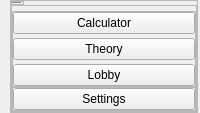
     <widget class="QWidget" name="LeftMenu" native="true">
      <property name="enabled">
       <bool>true</bool>
      </property>
      <property name="sizePolicy">
       <sizepolicy hsizetype="Fixed" vsizetype="Preferred">
        <horstretch>0</horstretch>
        <verstretch>0</verstretch>
       </sizepolicy>
      </property>
      <property name="maximumSize">
       <size>
        <width>201</width>
        <height>1000</height>
       </size>
      </property>
      <property name="styleSheet">
       <string notr="true"/>
      </property>
      <layout class="QVBoxLayout" name="verticalLayout_5">
       <property name="spacing">
        <number>0</number>
       </property>
       <property name="leftMargin">
        <number>10</number>
       </property>
       <property name="topMargin">
        <number>0</number>
       </property>
       <property name="rightMargin">
        <number>2</number>
       </property>
       <property name="bottomMargin">
        <number>0</number>
       </property>
       <item>
        <widget class="QFrame" name="frame">
         <property name="frameShape">
          <enum>QFrame::StyledPanel</enum>
         </property>
         <property name="frameShadow">
          <enum>QFrame::Raised</enum>
         </property>
         <layout class="QVBoxLayout" name="verticalLayout_6">
          <property name="spacing">
           <number>0</number>
          </property>
          <property name="leftMargin">
           <number>0</number>
          </property>
          <property name="topMargin">
           <number>0</number>
          </property>
          <property name="rightMargin">
           <number>0</number>
          </property>
          <property name="bottomMargin">
           <number>0</number>
          </property>
          <item alignment="Qt::AlignLeft|Qt::AlignTop">
           <widget class="QFrame" name="frame_2">
            <property name="frameShape">
             <enum>QFrame::StyledPanel</enum>
            </property>
            <property name="frameShadow">
             <enum>QFrame::Raised</enum>
            </property>
            <layout class="QHBoxLayout" name="horizontalLayout_3">
             <property name="spacing">
              <number>0</number>
             </property>
             <property name="leftMargin">
              <number>0</number>
             </property>
             <property name="topMargin">
              <number>0</number>
             </property>
             <property name="rightMargin">
              <number>0</number>
             </property>
             <property name="bottomMargin">
              <number>0</number>
             </property>
             <item>
              <widget class="QLabel" name="label">
               <property name="font">
                <font>
                 <family>Georgia</family>
                 <pointsize>-1</pointsize>
                 <bold>true</bold>
                </font>
               </property>
               <property name="text">
                <string>Calculation Specialist</string>
               </property>
              </widget>
             </item>
            </layout>
           </widget>
          </item>
          <item>
           <widget class="QFrame" name="frame_3">
            <property name="sizePolicy">
             <sizepolicy hsizetype="Preferred" vsizetype="Expanding">
              <horstretch>0</horstretch>
              <verstretch>0</verstretch>
             </sizepolicy>
            </property>
            <property name="frameShape">
             <enum>QFrame::StyledPanel</enum>
            </property>
            <property name="frameShadow">
             <enum>QFrame::Raised</enum>
            </property>
            <layout class="QVBoxLayout" name="verticalLayout_8">
             <property name="spacing">
              <number>0</number>
             </property>
             <property name="leftMargin">
              <number>0</number>
             </property>
             <property name="topMargin">
              <number>5</number>
             </property>
             <property name="rightMargin">
              <number>0</number>
             </property>
             <property name="bottomMargin">
              <number>0</number>
             </property>
             <item alignment="Qt::AlignTop">
              <widget class="QFrame" name="frame_4">
               <property name="sizePolicy">
                <sizepolicy hsizetype="Preferred" vsizetype="Preferred">
                 <horstretch>0</horstretch>
                 <verstretch>0</verstretch>
                </sizepolicy>
               </property>
               <property name="frameShape">
                <enum>QFrame::StyledPanel</enum>
               </property>
               <property name="frameShadow">
                <enum>QFrame::Raised</enum>
               </property>
               <layout class="QVBoxLayout" name="verticalLayout_7">
                <property name="spacing">
                 <number>4</number>
                </property>
                <property name="leftMargin">
                 <number>0</number>
                </property>
                <property name="topMargin">
                 <number>0</number>
                </property>
                <property name="rightMargin">
                 <number>0</number>
                </property>
                <property name="bottomMargin">
                 <number>0</number>
                </property>
                <item>
                 <widget class="QPushButton" name="CalculatorButton">
                  <property name="text">
                   <string>Calculator</string>
                  </property>
                  <property name="iconSize">
                   <size>
                    <width>24</width>
                    <height>24</height>
                   </size>
                  </property>
                 </widget>
                </item>
                <item>
                 <widget class="QPushButton" name="TheoryButton">
                  <property name="text">
                   <string>Theory</string>
                  </property>
                 </widget>
                </item>
                <item>
                 <widget class="QPushButton" name="LobbyButton">
                  <property name="text">
                   <string>Lobby</string>
                  </property>
                 </widget>
                </item>
               </layout>
              </widget>
             </item>
             <item alignment="Qt::AlignBottom">
              <widget class="QFrame" name="frame_7">
               <property name="frameShape">
                <enum>QFrame::StyledPanel</enum>
               </property>
               <property name="frameShadow">
                <enum>QFrame::Raised</enum>
               </property>
               <layout class="QVBoxLayout" name="verticalLayout_16">
                <property name="spacing">
                 <number>4</number>
                </property>
                <property name="leftMargin">
                 <number>0</number>
                </property>
                <property name="topMargin">
                 <number>0</number>
                </property>
                <property name="rightMargin">
                 <number>0</number>
                </property>
                <property name="bottomMargin">
                 <number>0</number>
                </property>
                <item>
                 <widget class="QPushButton" name="SettingsButton">
                  <property name="text">
                   <string>Settings</string>
                  </property>
                 </widget>
                </item>
               </layout>
              </widget>
             </item>
            </layout>
           </widget>
          </item>
         </layout>
        </widget>
       </item>
      </layout>
     </widget>
